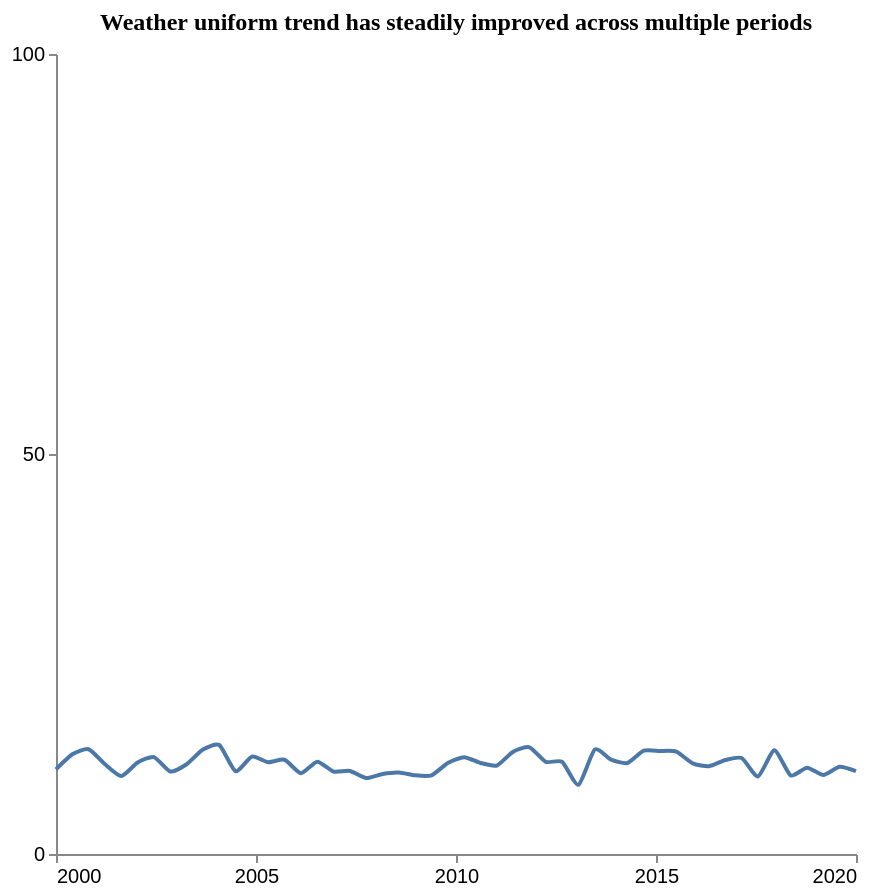

The Vega-Lite source for this figure:
### Vega-Lite specification from a JSON file in a GitHub repository (floating-point values rounded to 4 significant figures)
{"$schema": "https://vega.github.io/schema/vega-lite/v5.json", "description": "Pattern: Uniform", "data": {"values": [{"X": 2000.0, "Y": 10.58}, {"X": 2000.0, "Y": 12.46}, {"X": 2001.0, "Y": 13.09}, {"X": 2001.0, "Y": 11.22}, {"X": 2002.0, "Y": 9.736}, {"X": 2002.0, "Y": 11.44}, {"X": 2002.0, "Y": 12.11}, {"X": 2003.0, "Y": 10.31}, {"X": 2003.0, "Y": 11.22}, {"X": 2004.0, "Y": 13.05}, {"X": 2004.0, "Y": 13.62}, {"X": 2004.0, "Y": 10.34}, {"X": 2005.0, "Y": 12.17}, {"X": 2005.0, "Y": 11.48}, {"X": 2006.0, "Y": 11.78}, {"X": 2006.0, "Y": 10.1}, {"X": 2007.0, "Y": 11.54}, {"X": 2007.0, "Y": 10.3}, {"X": 2007.0, "Y": 10.38}, {"X": 2008.0, "Y": 9.498}, {"X": 2008.0, "Y": 10.0}, {"X": 2009.0, "Y": 10.19}, {"X": 2009.0, "Y": 9.833}, {"X": 2009.0, "Y": 9.841}, {"X": 2010.0, "Y": 11.37}, {"X": 2010.0, "Y": 12.11}, {"X": 2011.0, "Y": 11.38}, {"X": 2011.0, "Y": 11.06}, {"X": 2011.0, "Y": 12.8}, {"X": 2012.0, "Y": 13.34}, {"X": 2012.0, "Y": 11.52}, {"X": 2013.0, "Y": 11.53}, {"X": 2013.0, "Y": 8.649}, {"X": 2013.0, "Y": 13.06}, {"X": 2014.0, "Y": 11.8}, {"X": 2014.0, "Y": 11.37}, {"X": 2015.0, "Y": 12.92}, {"X": 2015.0, "Y": 12.88}, {"X": 2016.0, "Y": 12.8}, {"X": 2016.0, "Y": 11.32}, {"X": 2016.0, "Y": 10.98}, {"X": 2017.0, "Y": 11.75}, {"X": 2017.0, "Y": 11.99}, {"X": 2018.0, "Y": 9.689}, {"X": 2018.0, "Y": 12.96}, {"X": 2018.0, "Y": 9.818}, {"X": 2019.0, "Y": 10.8}, {"X": 2019.0, "Y": 9.887}, {"X": 2020.0, "Y": 10.91}, {"X": 2020.0, "Y": 10.35}]}, "mark": {"type": "line", "interpolate": "cardinal", "tension": 0.4}, "encoding": {"x": {"field": "X", "type": "quantitative", "title": "", "axis": {"grid": false, "format": "d", "values": [2000, 2005, 2010, 2015, 2020], "tickSize": 4}, "scale": {"domain": [2000, 2020]}}, "y": {"field": "Y", "type": "quantitative", "title": "", "axis": {"grid": false, "format": "d", "values": [0, 50, 100], "tickSize": 4, "tickOpacity": 1}, "scale": {"domain": [0, 100]}}}, "title": {"text": "Weather uniform trend has steadily improved across multiple periods", "anchor": "middle", "font": "Tahoma", "fontSize": 12}, "config": {"lineBreak": "^", "view": {"stroke": null}}, "height": 400, "width": 400, "autosize": "pad"}
